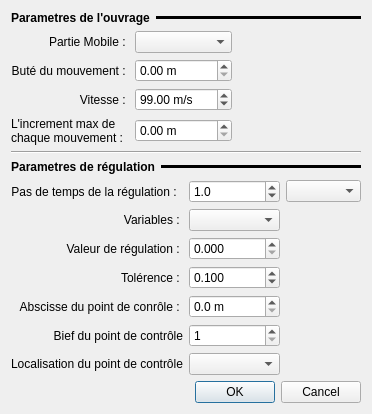
<?xml version="1.0" encoding="UTF-8"?>
<ui version="4.0">
 <class>Form</class>
 <widget class="QWidget" name="Form">
  <property name="geometry">
   <rect>
    <x>0</x>
    <y>0</y>
    <width>372</width>
    <height>402</height>
   </rect>
  </property>
  <property name="windowTitle">
   <string>FloodGate Parameters</string>
  </property>
  <layout class="QGridLayout" name="gridLayout_2">
   <item row="0" column="0">
    <layout class="QVBoxLayout" name="verticalLayout_2">
     <item>
      <layout class="QVBoxLayout" name="verticalLayout_3">
       <item>
        <layout class="QHBoxLayout" name="horizontalLayout_2">
         <item>
          <widget class="QLabel" name="label">
           <property name="sizePolicy">
            <sizepolicy hsizetype="Maximum" vsizetype="Preferred">
             <horstretch>0</horstretch>
             <verstretch>0</verstretch>
            </sizepolicy>
           </property>
           <property name="font">
            <font>
             <weight>75</weight>
             <bold>true</bold>
            </font>
           </property>
           <property name="text">
            <string>Parametres de l'ouvrage</string>
           </property>
          </widget>
         </item>
         <item>
          <widget class="Line" name="line">
           <property name="frameShadow">
            <enum>QFrame::Plain</enum>
           </property>
           <property name="lineWidth">
            <number>10</number>
           </property>
           <property name="midLineWidth">
            <number>4</number>
           </property>
           <property name="orientation">
            <enum>Qt::Horizontal</enum>
           </property>
          </widget>
         </item>
        </layout>
       </item>
       <item>
        <layout class="QGridLayout" name="gridLayout">
         <item row="2" column="0">
          <widget class="QLabel" name="label_5">
           <property name="text">
            <string>Vitesse : </string>
           </property>
           <property name="alignment">
            <set>Qt::AlignRight|Qt::AlignTrailing|Qt::AlignVCenter</set>
           </property>
          </widget>
         </item>
         <item row="3" column="1">
          <widget class="QDoubleSpinBox" name="zinc_fg">
           <property name="suffix">
            <string> m</string>
           </property>
           <property name="decimals">
            <number>2</number>
           </property>
           <property name="maximum">
            <double>1000.000000000000000</double>
           </property>
          </widget>
         </item>
         <item row="0" column="1">
          <widget class="QComboBox" name="cb_dir"/>
         </item>
         <item row="0" column="2">
          <spacer name="horizontalSpacer_3">
           <property name="orientation">
            <enum>Qt::Horizontal</enum>
           </property>
           <property name="sizeHint" stdset="0">
            <size>
             <width>40</width>
             <height>20</height>
            </size>
           </property>
          </spacer>
         </item>
         <item row="0" column="0">
          <widget class="QLabel" name="label_3">
           <property name="text">
            <string>Partie Mobile : </string>
           </property>
           <property name="alignment">
            <set>Qt::AlignRight|Qt::AlignTrailing|Qt::AlignVCenter</set>
           </property>
          </widget>
         </item>
         <item row="1" column="1">
          <widget class="QDoubleSpinBox" name="cote_max_fg">
           <property name="suffix">
            <string> m</string>
           </property>
           <property name="decimals">
            <number>2</number>
           </property>
           <property name="maximum">
            <double>1000000000.000000000000000</double>
           </property>
           <property name="singleStep">
            <double>0.010000000000000</double>
           </property>
           <property name="value">
            <double>0.000000000000000</double>
           </property>
          </widget>
         </item>
         <item row="3" column="0">
          <widget class="QLabel" name="label_6">
           <property name="text">
            <string>L'increment max de
chaque mouvement : </string>
           </property>
          </widget>
         </item>
         <item row="1" column="0">
          <widget class="QLabel" name="label_4">
           <property name="text">
            <string>Buté du mouvement : </string>
           </property>
           <property name="alignment">
            <set>Qt::AlignRight|Qt::AlignTrailing|Qt::AlignVCenter</set>
           </property>
          </widget>
         </item>
         <item row="2" column="1">
          <widget class="QDoubleSpinBox" name="vel_fg">
           <property name="suffix">
            <string> m/s</string>
           </property>
           <property name="decimals">
            <number>2</number>
           </property>
           <property name="maximum">
            <double>340.000000000000000</double>
           </property>
           <property name="value">
            <double>99.000000000000000</double>
           </property>
          </widget>
         </item>
        </layout>
       </item>
      </layout>
     </item>
     <item>
      <widget class="Line" name="line_3">
       <property name="orientation">
        <enum>Qt::Horizontal</enum>
       </property>
      </widget>
     </item>
     <item>
      <layout class="QVBoxLayout" name="verticalLayout_4">
       <item>
        <layout class="QHBoxLayout" name="horizontalLayout">
         <item>
          <widget class="QLabel" name="label_2">
           <property name="sizePolicy">
            <sizepolicy hsizetype="Maximum" vsizetype="Preferred">
             <horstretch>0</horstretch>
             <verstretch>0</verstretch>
            </sizepolicy>
           </property>
           <property name="font">
            <font>
             <weight>75</weight>
             <bold>true</bold>
            </font>
           </property>
           <property name="text">
            <string>Parametres de régulation</string>
           </property>
           <property name="scaledContents">
            <bool>true</bool>
           </property>
           <property name="alignment">
            <set>Qt::AlignRight|Qt::AlignTrailing|Qt::AlignVCenter</set>
           </property>
          </widget>
         </item>
         <item>
          <widget class="Line" name="line_2">
           <property name="font">
            <font>
             <pointsize>8</pointsize>
             <weight>50</weight>
             <bold>false</bold>
            </font>
           </property>
           <property name="frameShadow">
            <enum>QFrame::Plain</enum>
           </property>
           <property name="lineWidth">
            <number>10</number>
           </property>
           <property name="midLineWidth">
            <number>4</number>
           </property>
           <property name="orientation">
            <enum>Qt::Horizontal</enum>
           </property>
          </widget>
         </item>
        </layout>
       </item>
       <item>
        <layout class="QGridLayout" name="gridLayout_3">
         <item row="4" column="1">
          <widget class="QDoubleSpinBox" name="abscisse_reg">
           <property name="suffix">
            <string> m</string>
           </property>
           <property name="decimals">
            <number>1</number>
           </property>
           <property name="maximum">
            <double>1000000000.000000000000000</double>
           </property>
           <property name="singleStep">
            <double>0.100000000000000</double>
           </property>
          </widget>
         </item>
         <item row="6" column="0">
          <widget class="QLabel" name="label_11">
           <property name="sizePolicy">
            <sizepolicy hsizetype="Maximum" vsizetype="Preferred">
             <horstretch>0</horstretch>
             <verstretch>0</verstretch>
            </sizepolicy>
           </property>
           <property name="text">
            <string>Localisation du point de contrôle</string>
           </property>
          </widget>
         </item>
         <item row="3" column="1">
          <widget class="QDoubleSpinBox" name="tol_reg">
           <property name="suffix">
            <string/>
           </property>
           <property name="decimals">
            <number>3</number>
           </property>
           <property name="maximum">
            <double>1000000000.000000000000000</double>
           </property>
           <property name="singleStep">
            <double>0.010000000000000</double>
           </property>
           <property name="value">
            <double>0.100000000000000</double>
           </property>
          </widget>
         </item>
         <item row="5" column="0">
          <widget class="QLabel" name="label_biefControle">
           <property name="text">
            <string>Bief du point de contrôle</string>
           </property>
           <property name="alignment">
            <set>Qt::AlignRight|Qt::AlignTrailing|Qt::AlignVCenter</set>
           </property>
          </widget>
         </item>
         <item row="0" column="0">
          <widget class="QLabel" name="label_10">
           <property name="sizePolicy">
            <sizepolicy hsizetype="Maximum" vsizetype="Preferred">
             <horstretch>0</horstretch>
             <verstretch>0</verstretch>
            </sizepolicy>
           </property>
           <property name="text">
            <string>Pas de temps de la régulation : </string>
           </property>
           <property name="alignment">
            <set>Qt::AlignRight|Qt::AlignTrailing|Qt::AlignVCenter</set>
           </property>
          </widget>
         </item>
         <item row="5" column="1">
          <widget class="QSpinBox" name="bief_controle_fg">
           <property name="minimum">
            <number>1</number>
           </property>
           <property name="maximum">
            <number>999999999</number>
           </property>
          </widget>
         </item>
         <item row="0" column="1">
          <widget class="QDoubleSpinBox" name="pas_temps_fg">
           <property name="suffix">
            <string> </string>
           </property>
           <property name="decimals">
            <number>1</number>
           </property>
           <property name="maximum">
            <double>1000000000.000000000000000</double>
           </property>
           <property name="singleStep">
            <double>0.100000000000000</double>
           </property>
           <property name="value">
            <double>1.000000000000000</double>
           </property>
          </widget>
         </item>
         <item row="2" column="0">
          <widget class="QLabel" name="label_8">
           <property name="sizePolicy">
            <sizepolicy hsizetype="Preferred" vsizetype="Preferred">
             <horstretch>0</horstretch>
             <verstretch>0</verstretch>
            </sizepolicy>
           </property>
           <property name="text">
            <string>Valeur de régulation : </string>
           </property>
           <property name="alignment">
            <set>Qt::AlignRight|Qt::AlignTrailing|Qt::AlignVCenter</set>
           </property>
          </widget>
         </item>
         <item row="2" column="1">
          <widget class="QDoubleSpinBox" name="val_reg">
           <property name="suffix">
            <string/>
           </property>
           <property name="decimals">
            <number>3</number>
           </property>
           <property name="maximum">
            <double>1000000000.000000000000000</double>
           </property>
           <property name="singleStep">
            <double>0.010000000000000</double>
           </property>
           <property name="value">
            <double>0.000000000000000</double>
           </property>
          </widget>
         </item>
         <item row="4" column="0">
          <widget class="QLabel" name="label_7">
           <property name="text">
            <string>Abscisse du point de conrôle : </string>
           </property>
           <property name="alignment">
            <set>Qt::AlignRight|Qt::AlignTrailing|Qt::AlignVCenter</set>
           </property>
          </widget>
         </item>
         <item row="6" column="1">
          <widget class="QComboBox" name="cb_loc"/>
         </item>
         <item row="3" column="0">
          <widget class="QLabel" name="label_9">
           <property name="text">
            <string>Tolérence : </string>
           </property>
           <property name="alignment">
            <set>Qt::AlignRight|Qt::AlignTrailing|Qt::AlignVCenter</set>
           </property>
          </widget>
         </item>
         <item row="1" column="0">
          <widget class="QLabel" name="label_12">
           <property name="text">
            <string>Variables : </string>
           </property>
           <property name="alignment">
            <set>Qt::AlignRight|Qt::AlignTrailing|Qt::AlignVCenter</set>
           </property>
          </widget>
         </item>
         <item row="1" column="1">
          <widget class="QComboBox" name="cb_var"/>
         </item>
         <item row="1" column="2">
          <spacer name="horizontalSpacer_2">
           <property name="orientation">
            <enum>Qt::Horizontal</enum>
           </property>
           <property name="sizeHint" stdset="0">
            <size>
             <width>40</width>
             <height>20</height>
            </size>
           </property>
          </spacer>
         </item>
         <item row="0" column="2">
          <widget class="QComboBox" name="cb_type_t"/>
         </item>
        </layout>
       </item>
      </layout>
     </item>
     <item>
      <layout class="QHBoxLayout" name="horizontalLayout_3">
       <item>
        <spacer name="horizontalSpacer">
         <property name="orientation">
          <enum>Qt::Horizontal</enum>
         </property>
         <property name="sizeHint" stdset="0">
          <size>
           <width>40</width>
           <height>20</height>
          </size>
         </property>
        </spacer>
       </item>
       <item>
        <widget class="QDialogButtonBox" name="b_ok">
         <property name="standardButtons">
          <set>QDialogButtonBox::Cancel|QDialogButtonBox::Ok</set>
         </property>
        </widget>
       </item>
      </layout>
     </item>
    </layout>
   </item>
   <item row="1" column="0">
    <spacer name="verticalSpacer">
     <property name="orientation">
      <enum>Qt::Vertical</enum>
     </property>
     <property name="sizeHint" stdset="0">
      <size>
       <width>20</width>
       <height>40</height>
      </size>
     </property>
    </spacer>
   </item>
  </layout>
 </widget>
 <resources/>
 <connections/>
</ui>
